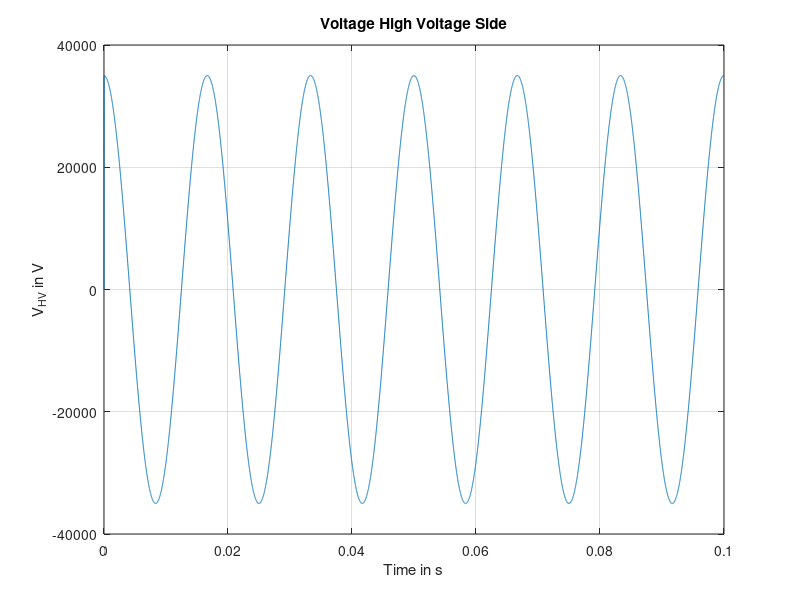
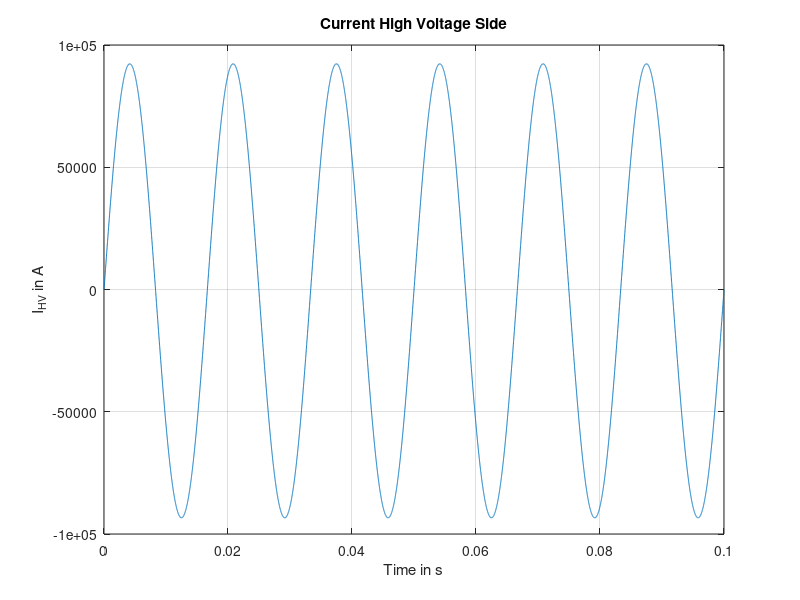
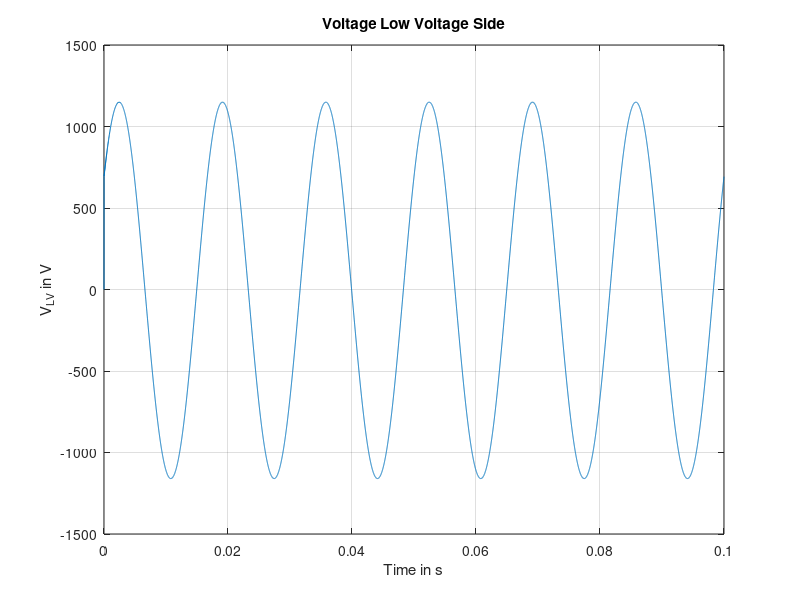
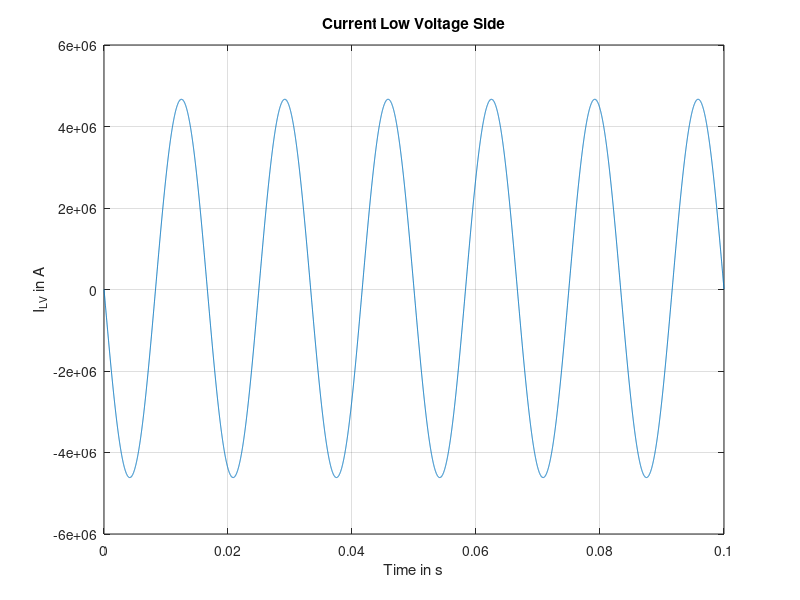

These figures' MATLAB source, in order:
%% 

close all
clear all



% Part A 

% transformer parameters
a = 50; % turns ratio

num_nodes = 3; % number of nodes
num_R = 2;
num_L = 1;
num_C = 0;
num_T = 1;
num_Vs = 1;
num_Is = 0; 
freq = 60;
pi = 3.141592653;

% resistor parameters
G = [1 1e-6];
G_node1 = [1 2];
G_node2 = [3 4];

% resistor parameters
L = [3.33e-5];
L_node1 = [2];
L_node2 = [4];

% transformer parameters
Tr = 0.001;
T_node1 = 1;
T_node2 = 2;

% voltage source parameters 
V_mag = 35e3;
V_phase = 0;
V_node1 = 3;
V_node2 = 4;

% current source paramters
I_mag = [];
I_phase = [];
I_node1 =[];
I_node2 =[];

% create the admittance matrix 
Yorg = zeros(num_nodes + 1, num_nodes +1);
Ytemp = 0;

% add resitances to the matrix

for i = 1:num_R
    Ytemp = G(i);
    Yorg(G_node1(i), G_node1(i)) = Yorg(G_node1(i), G_node1(i)) + Ytemp;
    Yorg(G_node1(i), G_node2(i)) = Yorg(G_node1(i), G_node2(i)) - Ytemp;
    Yorg(G_node2(i), G_node1(i)) = Yorg(G_node2(i), G_node1(i)) - Ytemp;
    Yorg(G_node2(i), G_node2(i)) = Yorg(G_node2(i), G_node2(i)) + Ytemp;
end

% Add inductances to the matrix
for i = 1:num_L
    Ytemp = 1 / (j * 2 * pi * freq * L(i));
    Yorg(L_node1(i), L_node1(i)) = Yorg(L_node1(i), L_node1(i)) + Ytemp;
    Yorg(L_node1(i), L_node2(i)) = Yorg(L_node1(i), L_node2(i)) - Ytemp;
    Yorg(L_node2(i), L_node1(i)) = Yorg(L_node2(i), L_node1(i)) - Ytemp;
    Yorg(L_node2(i), L_node2(i)) = Yorg(L_node2(i), L_node2(i)) + Ytemp;
end

% add transformers to the matrix

for i = 1:num_T
    Ytemp = 1 / (1j * 2 * pi * freq * Tr(i));
    Yorg(T_node1(i), T_node1(i)) = Yorg(T_node1(i), T_node1(i)) + Ytemp;
    Yorg(T_node1(i), T_node2(i)) = Yorg(T_node1(i), T_node2(i)) - a*Ytemp;
    Yorg(T_node2(i), T_node1(i)) = Yorg(T_node2(i), T_node1(i)) - a*Ytemp;
    Yorg(T_node2(i), T_node2(i)) = Yorg(T_node2(i), T_node2(i)) + (a^2)*Ytemp;
end

% add the voltage sources
Ve = zeros(num_Vs + 1, 1);

for i = 1:num_Vs
    if (V_node1(i) == num_nodes + 1) % if its ground node 
        V_node1(i) = V_node2(i); % use the other node
        V_node2(i) = num_nodes + 1; % set the other node as ground
    end 

    Ve(i) = V_mag(i) * exp(1j * V_phase(i));
%    Ve_nodes(i) = V_node1(i);

end

% add the current sources

I = zeros(num_nodes + 1, 1);
for i = 1:num_Is
    I(I_node1(i)) = I_mag(i) * exp(1j * I_phase);
    I(I_node2(i)) = -I(I_node1(i));
end   

Vd_nodes = [1, 2];
Ve_nodes = [3, 4];

Ydd = Yorg(Vd_nodes, Vd_nodes);
Id = I(Vd_nodes);
Yde = Yorg(Vd_nodes, Ve_nodes);

I = Id - Yde * Ve;
Vd = Ydd \ I;

% calculate branch currents

V1 = Vd(1);
V2 = Vd(2);
Itr = 0;

% results

V1 = real(V1);
V2 = real(V2);

%% Part B 

% initialisation
Ts = 1e-5; % timestep
T = 0:Ts:0.1; % duration
tickmax = length(T); 

% store state variables in the circuit VHV, IHV, VLV, ILV
num_state_vars = 4; 

% store voltages on each dependent node
state_vars = zeros(tickmax, num_state_vars);
voltages = zeros(tickmax, num_nodes + 1);

% fill in the state varibales and voltages
%state_vars(1,:) = [V1 0 V2 0]; % [VLV IHV VLV ILV]
%voltages(1,:) = [V1 V2 35e3 0]; % [V1 V2 230e3 0]

state_vars(1,:) = [0 0 0 0];
voltages(1,:) = [0 0 0 0];

% create the admittance matrix 
Yorg = zeros(num_nodes + 1, num_nodes +1);
Ytemp = 0;

% add resitances to the matrix

for i = 1:num_R
    Ytemp = G(i);
    Yorg(G_node1(i), G_node1(i)) = Yorg(G_node1(i), G_node1(i)) + Ytemp;
    Yorg(G_node1(i), G_node2(i)) = Yorg(G_node1(i), G_node2(i)) - Ytemp;
    Yorg(G_node2(i), G_node1(i)) = Yorg(G_node2(i), G_node1(i)) - Ytemp;
    Yorg(G_node2(i), G_node2(i)) = Yorg(G_node2(i), G_node2(i)) + Ytemp;
end

% add transformers to the matrix

for i = 1:num_T
    Ytemp = Ts*0.5/Tr(i);
    Yorg(T_node1(i), T_node1(i)) = Yorg(T_node1(i), T_node1(i)) + Ytemp;
    Yorg(T_node1(i), T_node2(i)) = Yorg(T_node1(i), T_node2(i)) - a*Ytemp;
    Yorg(T_node2(i), T_node1(i)) = Yorg(T_node2(i), T_node1(i)) - a*Ytemp;
    Yorg(T_node2(i), T_node2(i)) = Yorg(T_node2(i), T_node2(i)) + (a^2)*Ytemp;
end

% Add inductances to the matrix
for i = 1:num_L
    Ytemp = Ts * 0.5 / L(i);
    Yorg(L_node1(i), L_node1(i)) = Yorg(L_node1(i), L_node1(i)) + Ytemp;
    Yorg(L_node1(i), L_node2(i)) = Yorg(L_node1(i), L_node2(i)) - Ytemp;
    Yorg(L_node2(i), L_node1(i)) = Yorg(L_node2(i), L_node1(i)) - Ytemp;
    Yorg(L_node2(i), L_node2(i)) = Yorg(L_node2(i), L_node2(i)) + Ytemp;
end

% start the loop

for k = 2:tickmax
    % update voltage source
    Ve = zeros(num_Vs + 1, 1);
    Ve(1) = V_mag * cos(2 * pi * freq * k * Ts + V_phase);

    % update current source 
    I = zeros(num_nodes + 1, 1);
    
    % update equivalent current source related to the transformer
    Ytemp = Ts * (0.5 / Tr);
    Itemp = Ytemp *(state_vars(k-1, 1) - a*(state_vars(k-1, 3)) + state_vars(k-1, 2));
    I(1) = I(1) - Itemp;
    I(2) = I(2) + a*Itemp;

    % Adding history terms from the inducance to j
    %J_L = Ts * 0.5 / L(1) * state_vars(k-1, 3) + state_vars(k-1, 4);
    %I(L_node1(1)) = I(L_node1(1)) - J_L;
    %I(L_node2(1)) = I(L_node2(1)) + J_L;

    %I(4) = I(4) + Itemp - a*Itemp;

    % eliminate the excitation nodes
    
    Ydd = Yorg(Vd_nodes, Vd_nodes);
    Id = I(Vd_nodes);
    Yde = Yorg(Vd_nodes, Ve_nodes);

    I = Id - Yde * Ve;

    % dependent node voltage
    Vd = Ydd \ I;

    % second node voltages
    for i = 1:length(Vd_nodes)
        voltages(k, Vd_nodes(i)) = Vd(i);
    end
    
    % add in the excitation and ground voltages again
    voltages(k, 3) = Ve(1); % excitation voltage from source 
    voltages(k, 4) = 0; % ground voltage 

    % calculate state varibales
    
    % transformers
    for i = 1:num_T
        ItempHV = (0.5 * Ts/Tr(i)) * state_vars(k-1, 1) + state_vars(k-1, 2);

        % VHV
        state_vars(k, 1) = voltages(k, 1);
        % VLV
        state_vars(k, 3) = voltages(k, 2);

        % IHV
        state_vars(k, 2) = (0.5 * Ts/Tr(i)) * state_vars(k, 1) + ItempHV;
        % ILV
        state_vars(k, 4) = -a*state_vars(k, 2);

    end

    % Energization Inductance integration
    %i = 0.5 * Ts / L(i) * (state_vars(k, 3) + state_vars(k-1, 3)) + state_vars(k-1, 4);
    
    % add it to the current on the low voltage side
    %state_vars(k, 4) = state_vars(k, 4) - i;
end

figure;
plot(T, state_vars(:,1));
title('Voltage High Voltage Side')
xlabel('Time in s')
ylabel('V_{HV} in V')
grid on
figure;
plot(T, state_vars(:,2))
title('Current High Voltage Side')
xlabel('Time in s')
ylabel('I_{HV} in A')
grid on
figure;
plot(T, state_vars(:,3))
title('Voltage Low Voltage Side')
xlabel('Time in s')
ylabel('V_{LV} in V')
grid on
figure;
plot(T, state_vars(:,4))
title('Current Low Voltage Side')
xlabel('Time in s')
ylabel('I_{LV} in A')
grid on

function [Y] = add_to_matrix(Y, value_array, node_array1, node_array2, a)
    temp = 0;
    for i = 1:length(value_array)
        temp = value_array(i);
        Y(node_array1(i), node_array1(i)) = Y(node_array1(i), node_array1(i)) + temp;
        Y(node_array1(i), node_array2(i)) = Y(node_array1(i), node_array2(i)) - a*temp;
        Y(node_array2(i), node_array1(i)) = Y(node_array2(i), node_array1(i)) - a*temp;
        Y(node_array2(i), node_array2(i)) = Y(node_array2(i), node_array2(i)) + (a^2)*temp;
    end
end